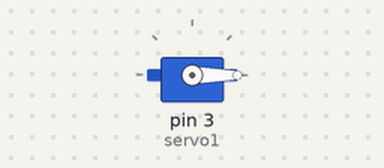
A sketch run on a simulated Arduino Uno, built with avr-gcc and run on an emulated ATmega328P. On the bench: servo.

Above: at 0.05 s.
Timing chart, 0 to 4.6 s (numbered marks = the images above):
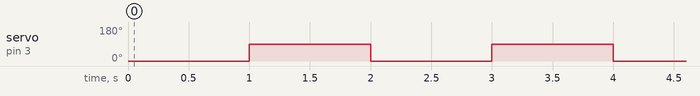

The sketch:

test_servo.ino
```cpp
#include<Servo.h>
Servo servo1;

void setup() {
  servo1.attach(3);
  pinMode(3,OUTPUT);
}

void loop() {
  servo1.write(00);
  delay(1000);
  servo1.write(90);
  delay(1000);

}
```

Measured:
- by itself, servo on pin 3 (servo1): alternates 90° for 1.0 s and 0° for 1.0 s
